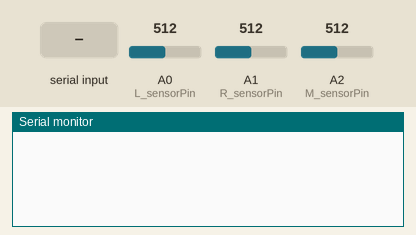
The sketch below on a simulated Arduino Uno, built with avr-gcc and run on an emulated ATmega328P. Parts: the last lines printed to the serial monitor. The test bench sets the inputs (shaded band); at power-on: A0 (L_sensorPin) = 512, A2 (M_sensorPin) = 512, A1 (R_sensorPin) = 512.

Above: at 1.2 s.
1.3 s: "1" received over Serial
At 2.0 s:
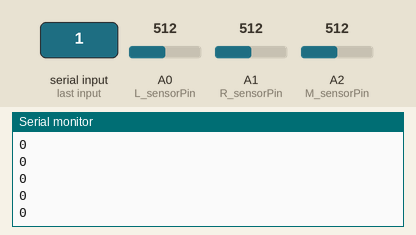
3.2 s: A0 (L_sensorPin) set to 716
At 4.3 s:
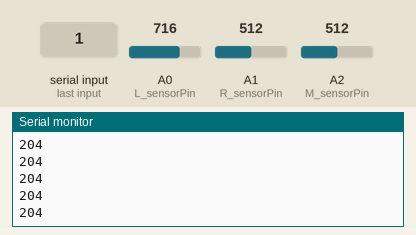
4.7 s: A2 (M_sensorPin) set to 306
At 5.3 s:
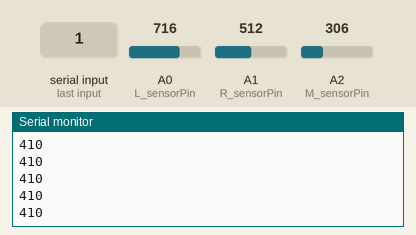
6.2 s: A0 (L_sensorPin) set to 900
At 7.1 s:
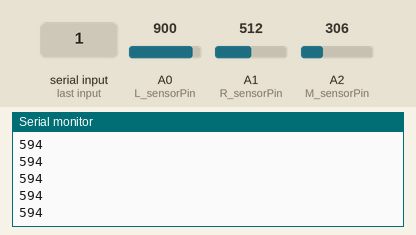
7.7 s: A2 (M_sensorPin) set to 122
At 8.4 s:
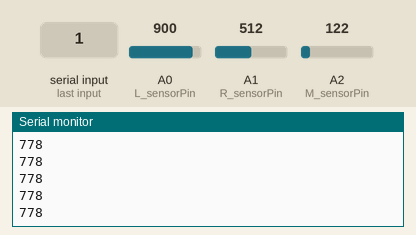
Timing chart, 0 to 10.2 s (numbered marks = the images above; inputs shaded):
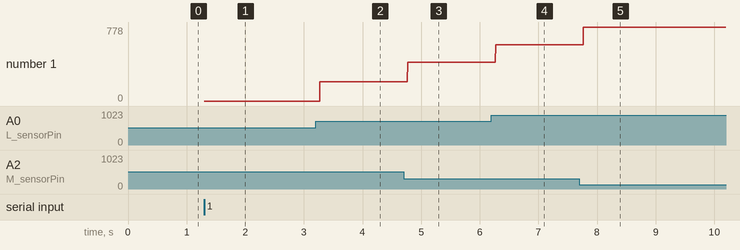

The sketch:

test_sensor.ino
```cpp
#include <Adafruit_MotorShield.h>
// initiate motor shield
Adafruit_MotorShield AFMS = Adafruit_MotorShield();
// define ports used for motors
Adafruit_DCMotor *motorR = AFMS.getMotor(2);
Adafruit_DCMotor *motorL = AFMS.getMotor(4);

// pin setup
int L_sensorPin = A0;
int R_sensorPin = A1;
int M_sensorPin = A2;

// initialize variables
int L_sensor, R_sensor, M_sensor;

void setup() {
  // put your setup code here, to run once:
  Serial.begin(9600);
  AFMS.begin();
  pinMode(L_sensorPin,INPUT);
  pinMode(R_sensorPin,INPUT);
  L_sensor = analogRead(L_sensorPin);
  R_sensor = analogRead(R_sensorPin);
  M_sensor = analogRead(M_sensorPin);

}

void loop() {
  while(Serial.available() ==0) {}
  // put your main code here, to run repeatedly:
  L_sensor = analogRead(L_sensorPin);
  R_sensor = analogRead(R_sensorPin);
  M_sensor = analogRead(M_sensorPin);

  int L_diff = L_sensor - M_sensor;
  int R_diff = R_sensor - M_sensor;

  Serial.println(L_diff);
  //Serial.println(R_diff);

}
```

Measured:
- after the input at 1.3 s, the serial monitor: prints a new line at once (image 1)
- after the input at 3.2 s, the serial monitor: prints a new line after 0.07 s (image 2)
- after the input at 4.7 s, the serial monitor: prints a new line after 0.07 s (image 3)
- after the input at 6.2 s, the serial monitor: prints a new line after 0.07 s (image 4)
- after the input at 7.7 s, the serial monitor: prints a new line after 0.07 s (image 5)
- plotted number 1: 0 → 204 after the input at 3.2 s, 204 → 410 after the input at 4.7 s, 410 → 594 after the input at 6.2 s, 594 → 778 after the input at 7.7 s
